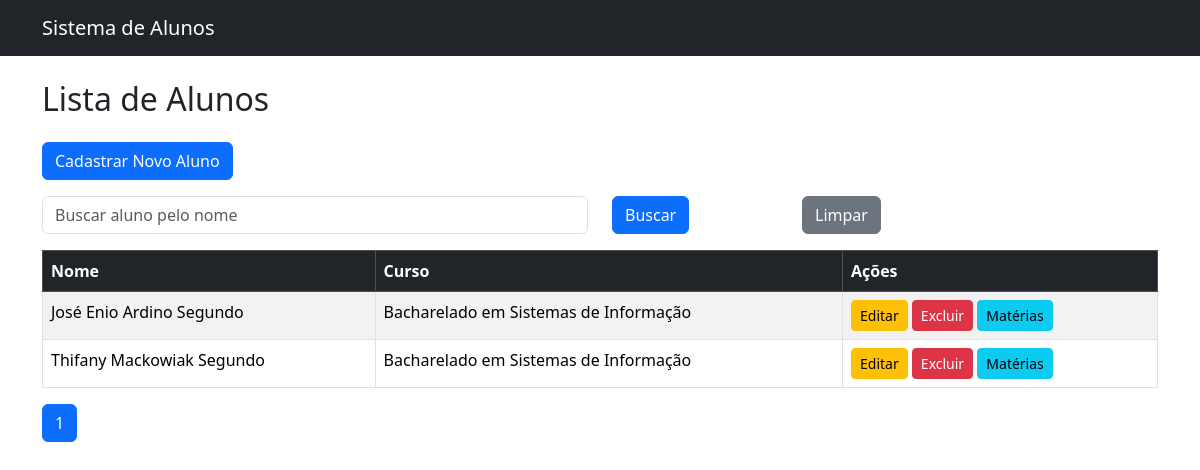
The page / on the database its author committed.
### alunos/models.py (models this page shows, shortened)
class Aluno(models.Model):
    nome = models.CharField(max_length=100)
    email = models.EmailField()
    matricula = models.CharField(max_length=20, unique=True)
    curso = models.ForeignKey(Curso, on_delete=models.CASCADE)
    data_nascimento = models.DateField()
    materias = models.ManyToManyField(Materia)

class Curso(models.Model):
    nome = models.CharField(max_length=100)
    def __str__(self):
        return self.nome

### alunos/views.py (the view)
# urls.py: path('', views.lista_alunos, name='lista_alunos'),
def lista_alunos(request):
    buscar = request.GET.get('buscar')
    if buscar:
        alunos_lista = Aluno.objects.filter(
            Q(nome__icontains=buscar) |
            Q(curso__nome__icontains=buscar) |
            Q(matricula__icontains=buscar)
        )
    else:
        alunos_lista = Aluno.objects.all()
    paginator = Paginator(alunos_lista, 5)
    page_number = request.GET.get('page')
    alunos = paginator.get_page(page_number)
    return render(request, 'alunos/lista_alunos.html', {'alunos': alunos})

### alunos/templates/alunos/lista_alunos.html (shortened to what this page needs)
{% extends 'base.html' %}
{% block content %}
<h2 class="mb-4">Lista de Alunos</h2>
<a href="{% url 'cadastrar_aluno' %}" class="btn btn-primary mb-3">
    Cadastrar Novo Aluno
</a>
<form method="GET" class="row mb-3">
    <div class="col-md-6">
        <input type="text" name="buscar" class="form-control"
               placeholder="Buscar aluno pelo nome"
               value="{{ request.GET.buscar }}">
    </div>
    <div class="col-md-2">
        <button type="submit" class="btn btn-primary">
            Buscar
        </button>
    </div>
    <div class="col-md-2">
        <a href="{% url 'lista_alunos' %}" class="btn btn-secondary">
            Limpar
        </a>
    </div>
</form>
<table class="table table-striped table-bordered">
    <thead class="table-dark">
        <tr>
            <th>Nome</th>
            <th>Curso</th>
            <th>Ações</th>
        </tr>
    </thead>
    <tbody>
        {% for aluno in alunos %}
        <tr>
            <td>{{ aluno.nome }}</td>
            <td>{{ aluno.curso }}</td>
            <td>
                <a href="{% url 'editar_aluno' aluno.id %}" class="btn btn-warning btn-sm">
                    Editar
                </a>
                <a href="{% url 'excluir_aluno' aluno.id %}" class="btn btn-danger btn-sm">
                    Excluir
                </a>
                <a href="{% url 'gerenciar_materias' aluno.id %}"
                    class="btn btn-info btn-sm">
        Matérias
</a>
            </td>
        </tr>
        {% empty %}
        <tr>
            <td colspan="3">Nenhum aluno cadastrado.</td>
        </tr>
        {% endfor %}
    </tbody>
</table>
<nav>
    <ul class="pagination">
        {% for num in alunos.paginator.page_range %}
            <li class="page-item {% if alunos.number == num %}active{% endif %}">
                <a class="page-link" href="?page={{ num }}{% if request.GET.buscar %}&buscar={{ request.GET.buscar }}{% endif %}">
                    {{ num }}
                </a>
            </li>
        {% endfor %}
    </ul>
</nav>
{% endblock %}

### rows shown on the page
Aluno: nome "José Enio Ardino Segundo", curso "Bacharelado em Sistemas de Informação"
Aluno: nome "Thifany Mackowiak Segundo", curso "Bacharelado em Sistemas de Informação"

### other values the page prints
{{ num }} "1"
